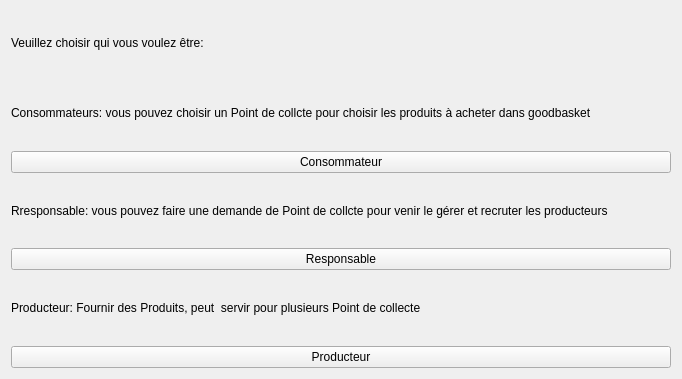
<?xml version="1.0" encoding="UTF-8"?>
<ui version="4.0">
 <class>Selectionig</class>
 <widget class="QWidget" name="Selectionig">
  <property name="geometry">
   <rect>
    <x>0</x>
    <y>0</y>
    <width>682</width>
    <height>379</height>
   </rect>
  </property>
  <property name="windowTitle">
   <string>Form</string>
  </property>
  <layout class="QVBoxLayout" name="verticalLayout">
   <item>
    <widget class="QLabel" name="title">
     <property name="text">
      <string>Veuillez choisir qui vous voulez être:</string>
     </property>
    </widget>
   </item>
   <item>
    <widget class="QLabel" name="ConsommateurLabel">
     <property name="text">
      <string>Consommateurs: vous pouvez choisir un Point de collcte pour choisir les produits à acheter dans goodbasket</string>
     </property>
    </widget>
   </item>
   <item>
    <widget class="QPushButton" name="Consommateur">
     <property name="text">
      <string>Consommateur</string>
     </property>
    </widget>
   </item>
   <item>
    <widget class="QLabel" name="ReponsableLabel">
     <property name="text">
      <string>Rresponsable: vous pouvez faire une demande de Point de collcte pour venir le gérer et recruter les producteurs</string>
     </property>
    </widget>
   </item>
   <item>
    <widget class="QPushButton" name="Responsable">
     <property name="text">
      <string>Responsable</string>
     </property>
    </widget>
   </item>
   <item>
    <widget class="QLabel" name="ProducteurLabel">
     <property name="text">
      <string>Producteur: Fournir des Produits, peut  servir pour plusieurs Point de collecte</string>
     </property>
    </widget>
   </item>
   <item>
    <widget class="QPushButton" name="Producteur">
     <property name="text">
      <string>Producteur</string>
     </property>
    </widget>
   </item>
  </layout>
 </widget>
 <resources/>
 <connections/>
</ui>
